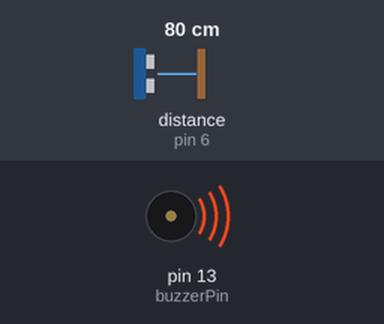
A sketch run on a simulated Arduino Uno, built with avr-gcc and run on an emulated ATmega328P. On the bench: buzzer (waves = sounding). Wiring (inferred from the names in the program): ultrasonic range finder: trigger pin 7; echo pin 6. The inputs (shaded band) are chosen by the test bench; at power-on: distance to the obstacle (sensor on pin 6) 80 cm. The echo pulse lasts 58.3 µs per cm.

Above: at 0.86 s.
1.5 s: distance to the obstacle (sensor on pin 6) set to 2 cm
At 1.84 s:
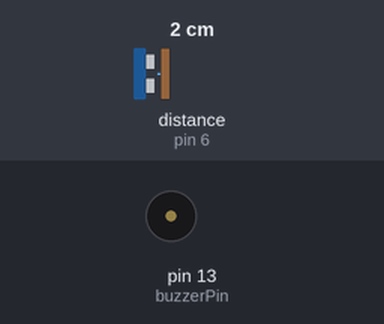
4.8 s: distance to the obstacle (sensor on pin 6) set to 35 cm
At 4.98 s:
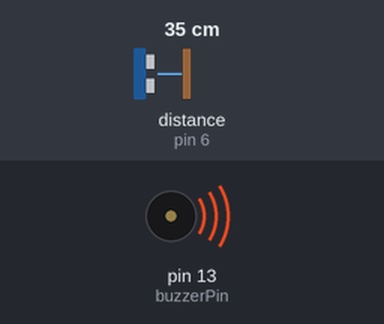
Timing chart, 0 to 14.1 s (numbered marks = the images above; inputs shaded):
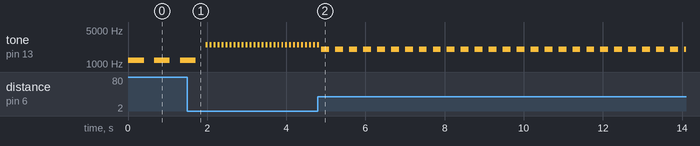

Measured:
- by itself, tone on pin 13 (buzzerPin): repeats every 0.35 s: 2000 Hz 0.20 s, silent 0.15 s

The sketch:

SafeWalk.ino
```cpp
int triggerPin = 7;  // Trigger do sensor
int echoPin = 6;     // Echo do sensor
int buzzerPin = 13;  // Buzzer

long readUltrasonicDistance(int triggerPin, int echoPin) {
  digitalWrite(triggerPin, LOW);
  delayMicroseconds(2);

  digitalWrite(triggerPin, HIGH);
  delayMicroseconds(10);
  digitalWrite(triggerPin, LOW);

  return pulseIn(echoPin, HIGH);
}

void setup() {
  pinMode(triggerPin, OUTPUT);
  pinMode(echoPin, INPUT);
  pinMode(buzzerPin, OUTPUT);
}

void loop() {
  long duration = readUltrasonicDistance(triggerPin, echoPin);
  int cm = duration * 0.034 / 2;

  if (cm > 0 && cm <= 20) {
    tone(buzzerPin, 2500);   // Bem agudo, forte
    delay(50);
    noTone(buzzerPin);
    delay(50);
  } else if (cm > 20 && cm <= 40) {
    tone(buzzerPin, 2000);
    delay(200);
    noTone(buzzerPin);
    delay(150);
  } else if (cm > 40 && cm <= 60) {
    tone(buzzerPin, 1500);
    delay(300);
    noTone(buzzerPin);
    delay(200);
  } else if (cm > 60 && cm <= 80) {
    tone(buzzerPin, 1200);
    delay(400);
    noTone(buzzerPin);
    delay(250);
  } else if (cm > 80 && cm <= 100) {
    tone(buzzerPin, 1000);
    delay(500);
    noTone(buzzerPin);
    delay(300);
  } else {
    noTone(buzzerPin);
  }
}
```
